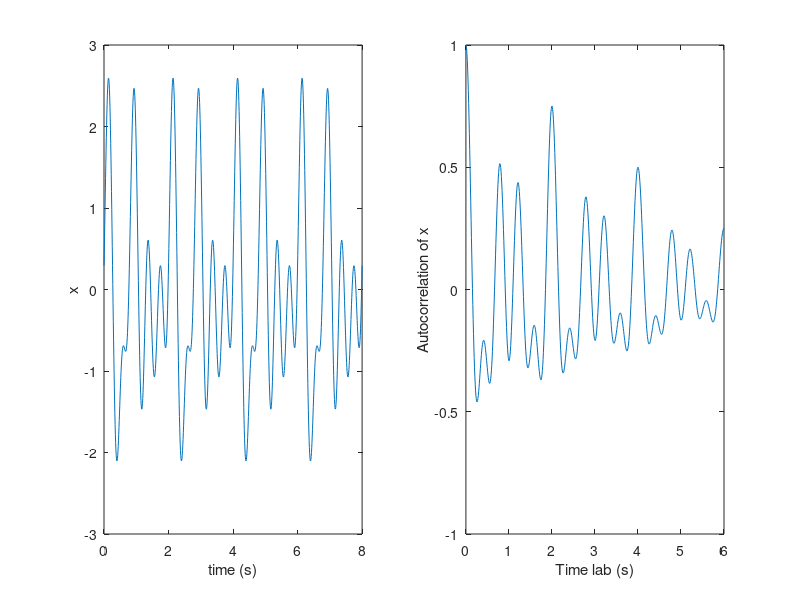

Write the MATLAB code that produced this figure. (Note: this script raises an error after producing the figure.)
% lecture4, chapter 2, problem 27 (without answers)
t = linspace(0,4*2,1000);
% Sampling interval and sampling frequency
dt = t(2) - t(1);
Fs = 1/dt;
x1 = cos(2*pi*t);
x2 = sin(3*pi*t);
x3 = cos(5*pi*t-3*pi/4);
x = x1 + x2 + x3;
% Autocorrelation
[C,lags] = xcorr(x,'coeff');

% Convert lag from samples to seconds
tau = lags/Fs;

figure(1);
subplot(1,2,1)
plot(t,x)
xlabel('time (s)')
ylabel('x')
subplot(1,2,2)
plot(tau,C)
xlim([0 6])
xlabel('Time lab (s)')
ylabel('Autocorrelation of x')
% Mark the expected fundamental period
xline(2,'--')
set(findall(gcf,'-property','FontSize'),'FontSize',24)
